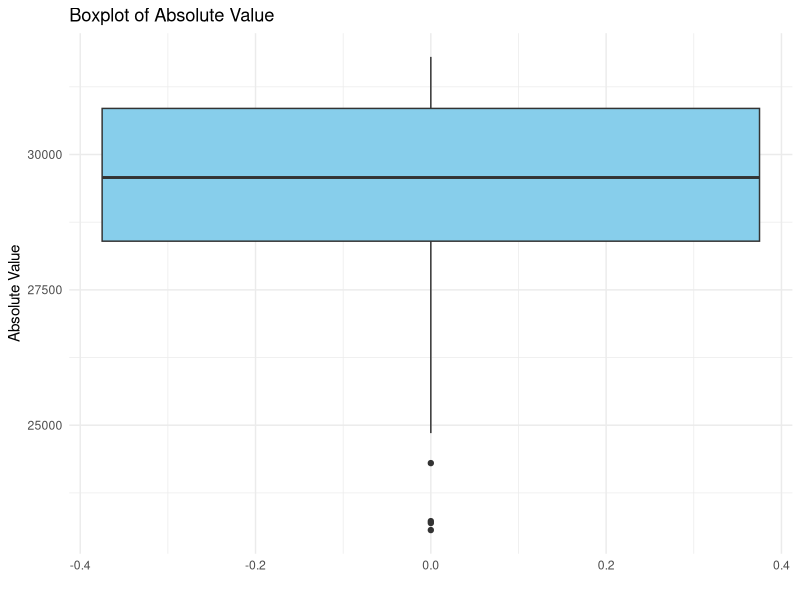
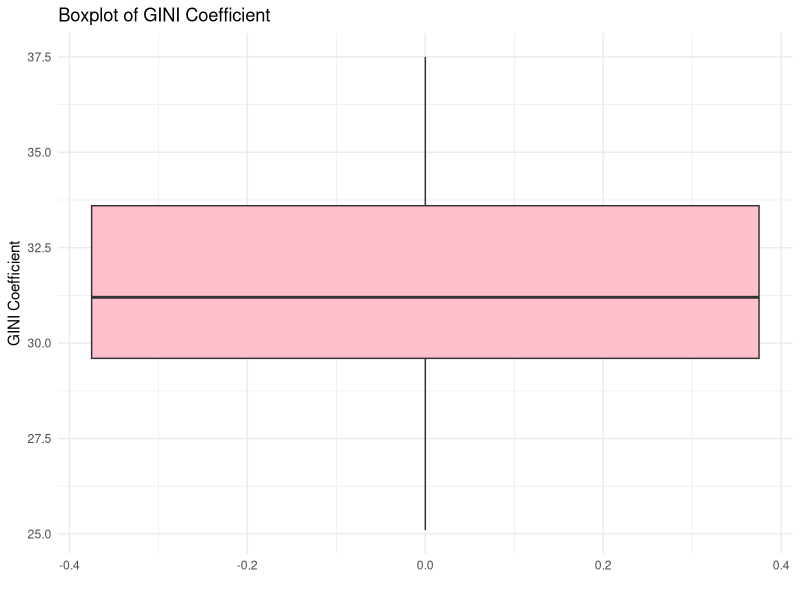
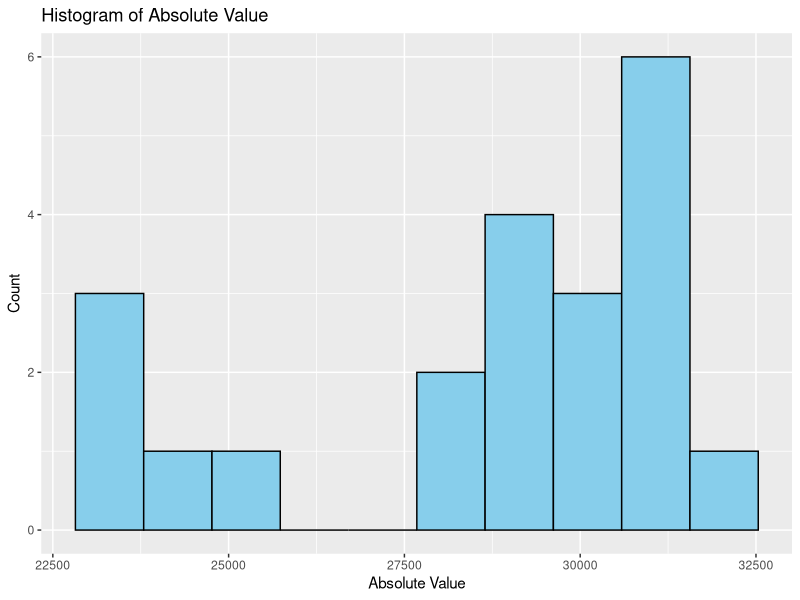
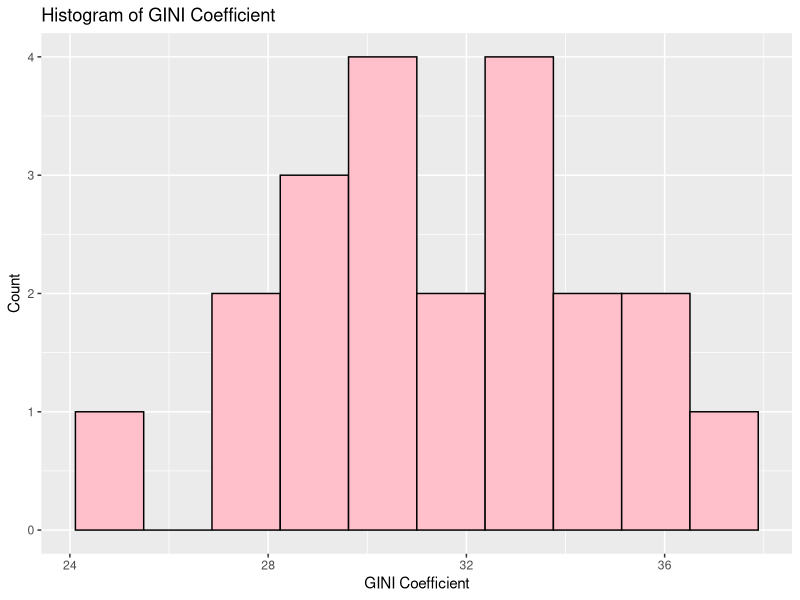
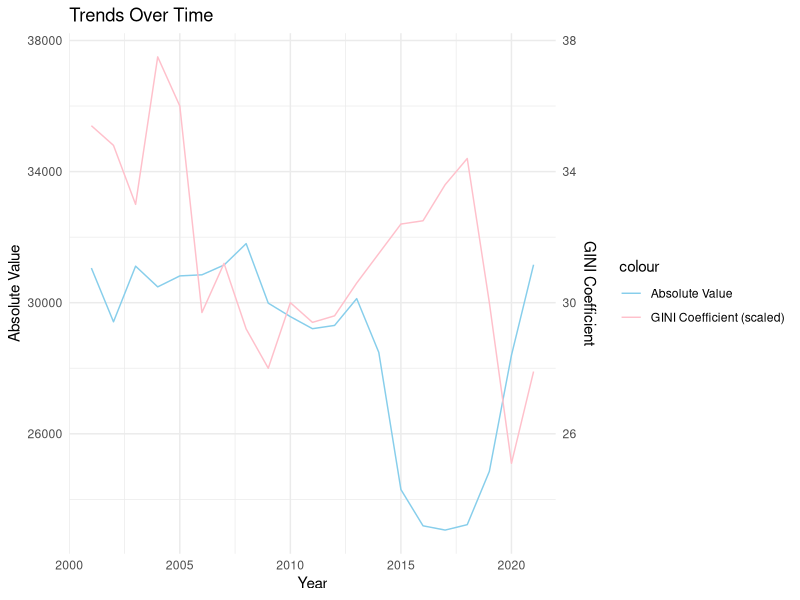
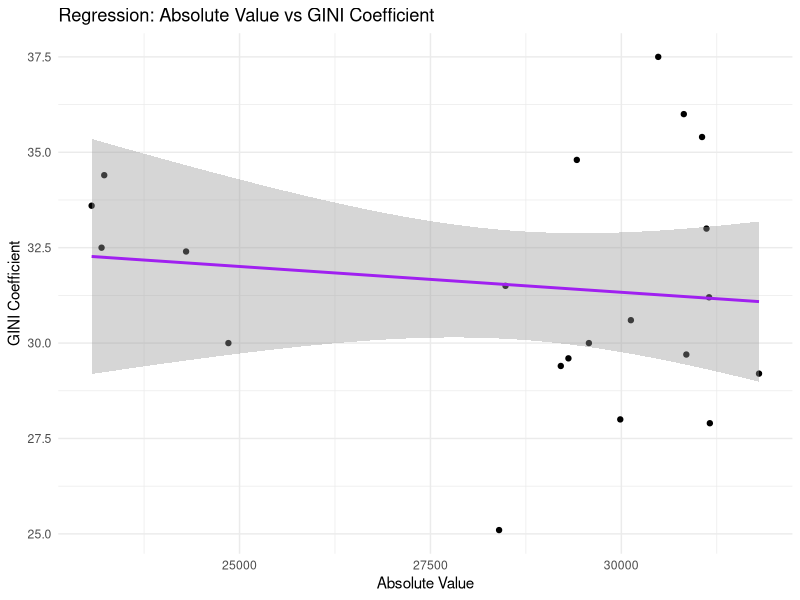
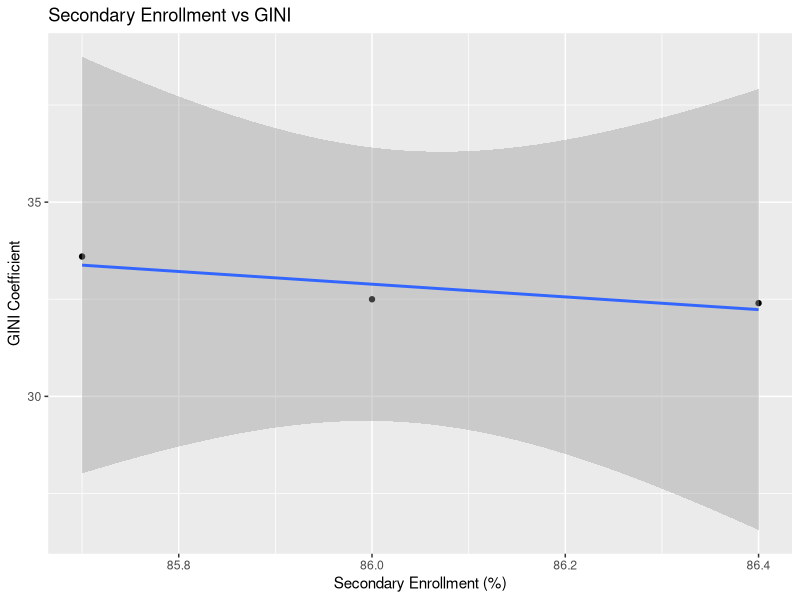
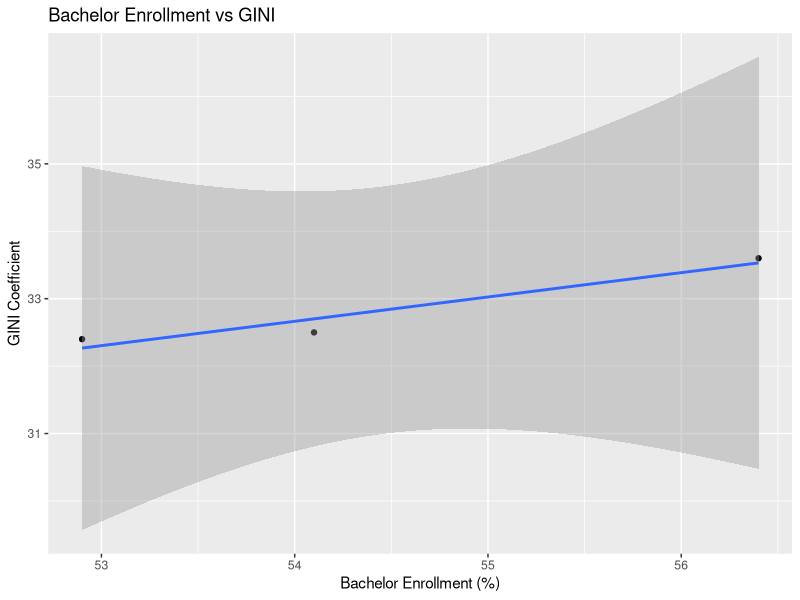

Recreate these plots in R, in order.
# Install required packages if missing
if (!require(tidyverse)) install.packages("tidyverse")
if (!require(readxl)) install.packages("readxl")
if (!require(openxlsx)) install.packages("openxlsx")
if (!require(ggplot2)) install.packages("ggplot2")
if (!require(broom)) install.packages("broom")

# Load libraries
library(tidyverse)
library(readxl)
library(openxlsx)
library(ggplot2)
library(broom)

# Step 1: Set working directory
setwd("/Users/ritachamiyan/Desktop/stat project")
#  Purpose: Sets the folder where the script will look for input files and save outputs.
# This avoids file-not-found errors.

# Step 2: Load Excel files
chronological <- read_excel("chronological_series.xlsx")
gini <- read_excel("Gini_coefficent.xlsx")
education <- read_excel("education_data.xlsx")
#  Purpose: Loads income data, GINI inequality data, and education enrollment data into R.

# Step 3: Clean column names
colnames(chronological) <- tolower(gsub(" ", "_", colnames(chronological)))
colnames(gini) <- tolower(gsub(" ", "_", colnames(gini)))
# Purpose: Makes sure column names are consistent and R-friendly.
# This prevents errors when merging and calling variables.

# Step 4: Merge datasets and remove missing values
merged <- left_join(chronological, gini, by = "year")
merged_clean <- na.omit(merged)
merged_edu_gini <- left_join(education, gini, by = "year") %>% na.omit()
#  Purpose: Combines datasets so we can study relationships.
# Removes missing rows to avoid errors in calculations.
#  Conclusion: We now have two clean datasets ready for analysis — income vs. inequality, and education vs. inequality.

# Step 5: Explore merged data
print(head(merged_clean))
summary(merged_clean)
print(head(merged_edu_gini))
summary(merged_edu_gini)
#  Purpose: Gives a first look at the data and basic statistics.
#  Conclusion: We can see the range of values, spot-check for odd numbers, and confirm that the merge worked.

# Step 6: Summary statistics
summary_stats <- merged_clean %>%
  summarise(
    mean_absolute = mean(absolute_value),
    sd_absolute = sd(absolute_value),
    min_absolute = min(absolute_value),
    max_absolute = max(absolute_value),
    mean_gini = mean(gini_coefficent_score),
    sd_gini = sd(gini_coefficent_score),
    min_gini = min(gini_coefficent_score),
    max_gini = max(gini_coefficent_score)
  )
print(summary_stats)
#  Purpose: Calculates the average, spread, minimum, and maximum of income and inequality.
#  Conclusion: This helps understand the scale of values — for example, GINI tends to stay between ~27–37, and income has wide variability.

# Step 6b: Boxplot for absolute income
ggplot(merged_clean, aes(y = absolute_value)) +
  geom_boxplot(fill = "skyblue") +
  labs(title = "Boxplot of Absolute Value", y = "Absolute Value", x = "") +
  theme_minimal()
#  Purpose: Shows the median, variability, and outliers for income.
#  Conclusion: We can visually check if some years have extreme income or if the data is tightly clustered.

# Step 6c: Boxplot for GINI
ggplot(merged_clean, aes(y = gini_coefficent_score)) +
  geom_boxplot(fill = "pink") +
  labs(title = "Boxplot of GINI Coefficient", y = "GINI Coefficient", x = "") +
  theme_minimal()
#  Purpose: Shows the spread and central tendency of inequality.
#  Conclusion: The GINI coefficient is fairly stable across years, without major outliers.

# Step 7: Histograms
ggplot(merged_clean, aes(x = absolute_value)) +
  geom_histogram(bins = 10, fill = "skyblue", color = "black") +
  labs(title = "Histogram of Absolute Value", x = "Absolute Value", y = "Count")

ggplot(merged_clean, aes(x = gini_coefficent_score)) +
  geom_histogram(bins = 10, fill = "pink", color = "black") +
  labs(title = "Histogram of GINI Coefficient", x = "GINI Coefficient", y = "Count")
#  Purpose: Displays how often different income and GINI levels appear.
#  Conclusion: This helps detect skewness, clustering, or unusual data shapes.

# Step 8: Time trends
ggplot(merged_clean, aes(x = year)) +
  geom_line(aes(y = absolute_value, color = "Absolute Value")) +
  geom_line(aes(y = gini_coefficent_score * 1000, color = "GINI Coefficient (scaled)")) +
  scale_y_continuous(name = "Absolute Value", sec.axis = sec_axis(~./1000, name = "GINI Coefficient")) +
  labs(title = "Trends Over Time", x = "Year") +
  scale_color_manual(values = c("skyblue", "pink")) +
  theme_minimal()
#  Purpose: Shows how income and inequality change year by year.
#  Conclusion: Income generally increases; GINI fluctuates. This suggests they don’t move in sync.

# Step 9: Correlation (income vs GINI)
cor_test <- cor.test(merged_clean$absolute_value, merged_clean$gini_coefficent_score)
print(cor_test)
#  Purpose: Measures the strength and direction of the relationship between income and inequality.
#  Conclusion: The correlation is weak and not significant → income levels alone do not predict inequality.

# Step 10: Linear regression (income predicts GINI)
model <- lm(gini_coefficent_score ~ absolute_value, data = merged_clean)
summary_model <- summary(model)
print(summary_model)
#  Purpose: Tests whether income can statistically explain changes in inequality.
#  Conclusion: The slope is near zero, p-value is high → income does not significantly explain GINI changes.

# Step 11: Regression plot
ggplot(merged_clean, aes(x = absolute_value, y = gini_coefficent_score)) +
  geom_point() +
  geom_smooth(method = "lm", color = "purple") +
  labs(title = "Regression: Absolute Value vs GINI Coefficient",
       x = "Absolute Value", y = "GINI Coefficient") +
  theme_minimal()
#  Purpose: Visualizes the relationship and regression fit.
#  Conclusion: The flat line shows no meaningful relationship between the variables.

# Step 12: Correlation of education vs GINI
correlation_secondary <- cor.test(merged_edu_gini$secondary_total, merged_edu_gini$gini_coefficent_score)
correlation_bachelor <- cor.test(merged_edu_gini$bachelor_total, merged_edu_gini$gini_coefficent_score)
correlation_master <- cor.test(merged_edu_gini$master_total, merged_edu_gini$gini_coefficent_score)
print(correlation_secondary)
print(correlation_bachelor)
print(correlation_master)
#  Purpose: Tests if enrollment rates (secondary, bachelor, master) are related to inequality.
#  Conclusion:
#   - Secondary: negative but not significant.
#   - Bachelor: positive but not significant.
#   - Master: positive, almost significant → more data needed.

# Step 13: Regression (education → GINI)
model <- lm(gini_coefficent_score ~ secondary_total + bachelor_total + master_total, data = merged_edu_gini)
summary_model <- summary(model)
print(summary_model)
#  Purpose: Checks which education levels (combined) explain inequality.
#  Conclusion: No level is a strong predictor, likely due to small sample size (only 3 years).

# Step 14: Scatterplots of education vs GINI
ggplot(merged_edu_gini, aes(x = secondary_total, y = gini_coefficent_score)) +
  geom_point() +
  geom_smooth(method = "lm") +
  labs(title = "Secondary Enrollment vs GINI", x = "Secondary Enrollment (%)", y = "GINI Coefficient")

ggplot(merged_edu_gini, aes(x = bachelor_total, y = gini_coefficent_score)) +
  geom_point() +
  geom_smooth(method = "lm") +
  labs(title = "Bachelor Enrollment vs GINI", x = "Bachelor Enrollment (%)", y = "GINI Coefficient")

ggplot(merged_edu_gini, aes(x = master_total, y = gini_coefficent_score)) +
  geom_point() +
  geom_smooth(method = "lm") +
  labs(title = "Master Enrollment vs GINI", x = "Master Enrollment (%)", y = "GINI Coefficient")
#  Purpose: Visualizes the strength and direction of relationships.
#  Conclusion:
#   - Secondary: slight negative slope.
#   - Bachelor & Master: surprising positive slopes, but probably unreliable due to small dataset.
